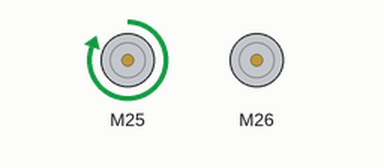
Recording of a sketch running on a simulated Arduino Uno, built with avr-gcc and run on an emulated ATmega328P. On the bench: 2 × DC motor (green arrow = forward, orange = backward, longer = faster).

Above: at 0.5 s.
At 3.5 s:
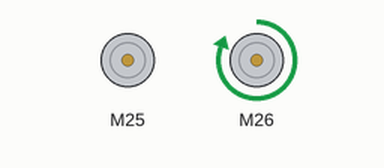
At 7.5 s:
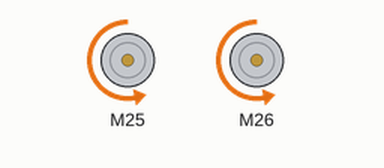
At 14.5 s:
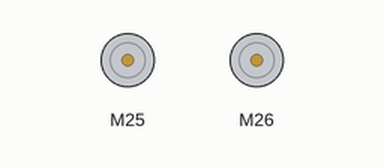
Timing chart, 0 to 15.6 s (numbered marks = the images above):
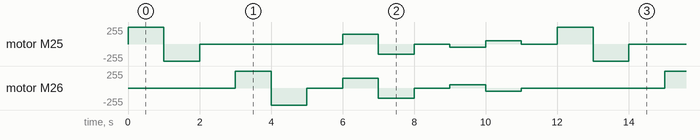

The sketch:

wheels_sparkfun.ino
```cpp
#include <SparkFun_TB6612.h>

#define AIN1 25
#define BIN1 26
#define AIN2 27
#define BIN2 24
#define PWMA 6
#define PWMB 7
#define STBY 28

const int offsetA = 1;
const int offsetB = 1;

Motor motor1 = Motor(AIN1, AIN2, PWMA, offsetA, STBY);
Motor motor2 = Motor(BIN1, BIN2, PWMB, offsetB, STBY);

void setup(){}

void loop(){
    motor1.drive(255, 1000);
    motor1.drive(-255, 1000);
    motor1.brake();
    delay(1000);
    motor2.drive(255, 1000);
    motor2.drive(-255, 1000);
    motor2.brake();
    delay(1000);

    forward(motor1, motor2, 150);
    delay(1000);

    back(motor1, motor2, -150);
    delay(1000);

    brake(motor1, motor2);
    delay(1000);

    left(motor1, motor2, 100);
    delay(1000);
    right(motor1, motor2, 100);
    delay(1000);

    brake(motor1, motor2);
    delay(1000);
}
```

Measured:
- by itself, motor M25: repeats every 12.0 s: backward 255/255 1.0 s, stopped 4.0 s, forward 150/255 1.0 s, backward 150/255 1.0 s, stopped 1.0 s, backward 50/255 1.0 s, forward 50/255 1.0 s, stopped 1.0 s, forward 255/255 1.0 s
- by itself, motor M26: repeats every 12.0 s: backward 255/255 1.0 s, stopped 1.0 s, forward 150/255 1.0 s, backward 150/255 1.0 s, stopped 1.0 s, forward 50/255 1.0 s, backward 50/255 1.0 s, stopped 4.0 s, forward 255/255 1.0 s
